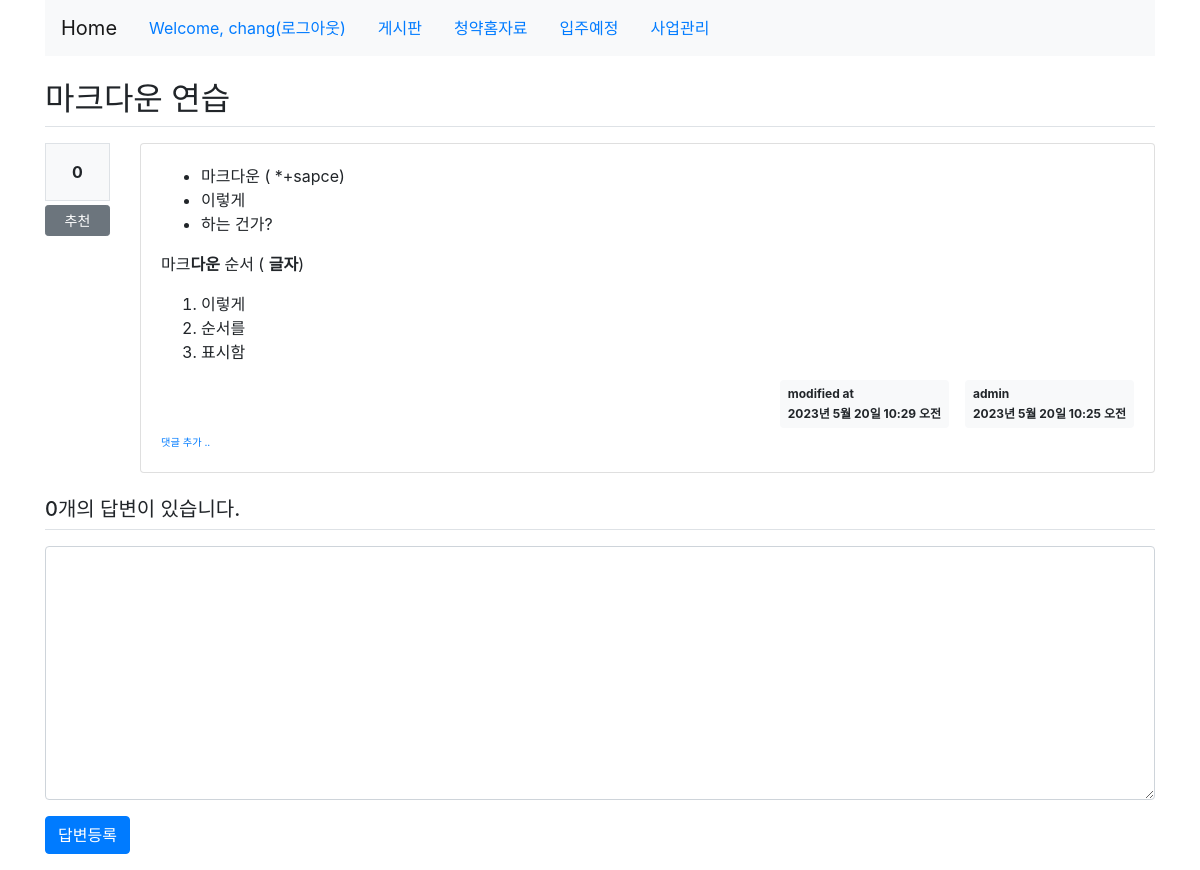
Screenshot of /pybo/27/ (signed in) with the database file from the repository.
### pybo/models.py (models this page shows, shortened)
class Question(models.Model):
    author = models.ForeignKey(User, on_delete=models.CASCADE, related_name='author_question')
    subject = models.CharField(max_length=200)
    content = models.TextField()
    create_date = models.DateTimeField()
    modify_date = models.DateTimeField(null=True, blank=True)
    voter = models.ManyToManyField(User, related_name='voter_question')

### pybo/views/base_views.py (the view)
# urls.py: path('<int:question_id>/', base_views.detail, name='detail'),
def detail(request, question_id):
    question = get_object_or_404(Question, pk=question_id)
    context = {'question': question}
    return render(request, 'pybo/question_detail.html', context)

### pybo/templatetags/pybo_filter.py (called while the page is built)
@register.filter()
def mark(value):
    extensions = ["nl2br", "fenced_code"]
    return mark_safe(markdown.markdown(value, extensions=extensions))

### templates/pybo/question_detail.html (shortened to what this page needs)
{% extends 'base.html' %}
{% load pybo_filter %}
{% block content %}
<div class="container my-3">
    <h2 class="border-bottom py-2">{{ question.subject }}</h2>
    <div class="row my-3">
        <div class="col-1">
            <div class="bg-light text-center p-3 border font-weight-bolder mb-1">{{question.voter.count}}</div>
            <a href="#" data-uri="{% url 'pybo:vote_question' question.id  %}"
               class="recommend btn btn-sm btn-secondary btn-block my-1">추천</a>
        </div>
        <div class="col-11">
            <div class="card">
                <div class="card-body">
                    <div class="card-text">{{ question.content|mark }}</div>
                    <div class="d-flex justify-content-end">
                        {% if question.modify_date %}
                        <div class="badge badge-light p-2 text-left mx-3">
                            <div class="mb-2">modified at</div>
                            <div>{{ question.modify_date }}</div>
                        </div>
                        {% endif %}
                        <div class="badge badge-light p-2 text-left">
                            <div class="mb-2">{{ question.author.username }}</div>
                            <div>{{ question.create_date }}</div>
                        </div>
                    </div>
                    <div>
                        <a href="{% url 'pybo:comment_create_question' question.id  %}"
                           class="small"><small>댓글 추가 ..</small></a>
                    </div>
                </div>
            </div>
        </div>
    </div>
    <h5 class="border-bottom my-3 py-2">{{question.answer_set.count}}개의 답변이 있습니다.</h5>
    <form action="{% url 'pybo:answer_create' question.id %}" method="post" class="my-3">
        <div class="form-group">
            <textarea {% if not user.is_authenticated %}disabled{% endif %}
              name="content" id="content" class="form-control" rows="10"></textarea>
        </div>
        <input type="submit" value="답변등록" class="btn btn-primary">
    </form>
</div>
{% endblock %}

### templates/navbar.html
<header class="header clearfix">
    <div class="container">
        <nav class="navbar navbar-expand-lg navbar-light bg-light">
            <a class="navbar-brand" href="{% url 'pybo:index' %}">Home</a>
            <ul class="nav">
                {% if user.is_authenticated %}
                <li class="nav-item"><a href="{% url 'common:logout' %}" class="nav-link">Welcome, {{user.get_username}}(로그아웃)</a></li>
                <li class="nav-item"><a href="/" class="active nav-link ">게시판</a></li>
                <li class="nav-item"><a href="{% url 'ahome:apply_base' %}" class="nav-link">청약홈자료</a></li>
                <li class="nav-item"><a href="{% url 'ahome:ibju_list' %}" class="nav-link">입주예정</a></li>
                <li class="nav-item"><a href="{% url 'ahome:pj_list' %}" class="nav-link">사업관리</a></li>
                {% else %}
                <li class="nav-item"><a href="{% url 'common:login' %}" class="nav-link">로그인</a></li>
                <li class="nav-item"><a href="{% url 'common:signup' %}" class="nav-link">회원가입</a></li>
                {% endif %}
            </ul>
        </nav>
    </div>
</header>

### rows the page displays
Question: subject "마크다운 연습", voter.count "0", content|mark "마크다운 ( *+sapce) 이렇게 하는 건가? 마크 다운 순서 ( 글자 ) 이렇게 순서를 표시함", modify_date "2023년 5월 20일 10:29 오전", author.username "admin", create_date "2023년 5월 20일 10:25 오전", answer_set.count "0"

### other values shown
{{ user.get_username }} "chang"
